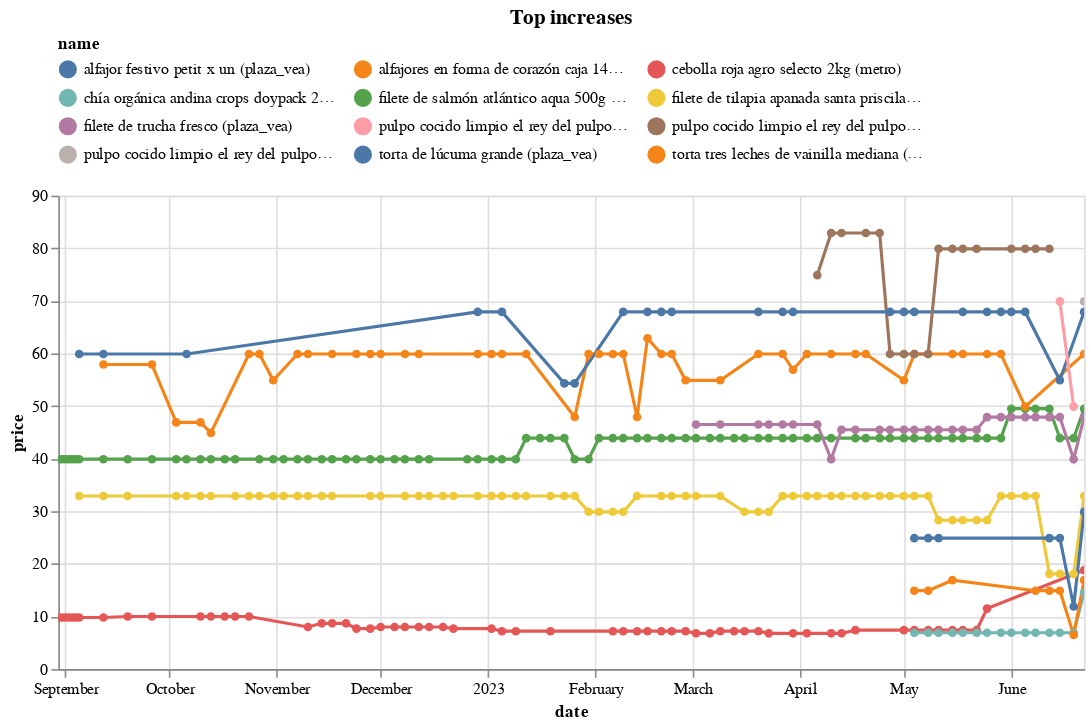

Notebook code for this chart:
### Code cell
(top_changes_abs
 .sort_values('change')
 .tail(10)
 .pipe(plot_changes, 'Top increases')
)

### Figure 1 — Vega-Lite specification as saved in the notebook (floating-point values rounded to 4 significant figures; data arrays with more than 128 entries replaced by an {"elided": "..."} marker saying what was removed)
{"config": {"view": {"continuousWidth": 300, "continuousHeight": 300}, "legend": {"columns": 3, "orient": "top"}}, "data": {"name": "data-1b02a9028fee1825bf2223f91edb6446"}, "mark": {"type": "line", "point": true}, "encoding": {"color": {"field": "name", "scale": {"domain": ["alfajor festivo petit x un (plaza_vea)", "alfajores en forma de corazón caja 14un (plaza_vea)", "cebolla roja agro selecto 2kg (metro)", "chía orgánica andina crops doypack 250g (plaza_vea)", "filete de salmón atlántico aqua 500g (metro)", "filete de tilapia apanada santa priscila bolsa 454g (plaza_vea)", "filete de trucha fresco (plaza_vea)", "pulpo cocido limpio el rey del pulpo x  un (plaza_vea)", "pulpo cocido limpio el rey del pulpo x kg (plaza_vea)", "pulpo cocido limpio el rey del pulpo x un (plaza_vea)", "torta de lúcuma grande (plaza_vea)", "torta tres leches de vainilla mediana (plaza_vea)"]}, "type": "nominal"}, "tooltip": [{"field": "name", "type": "nominal"}, {"field": "price", "type": "quantitative"}, {"field": "last_price", "type": "quantitative"}], "x": {"field": "date", "type": "temporal"}, "y": {"field": "price", "type": "quantitative"}}, "params": [{"name": "param_11", "select": {"type": "point", "fields": ["name"]}, "bind": "legend"}, {"name": "param_12", "select": {"type": "interval", "encodings": ["x", "y"]}, "bind": "scales"}], "title": "Top increases", "transform": [{"filter": {"param": "param_11"}}], "width": 650, "$schema": "https://vega.github.io/schema/vega-lite/v5.8.0.json", "datasets": {"data-1b02a9028fee1825bf2223f91edb6446": {"elided": "361 records"}}}
